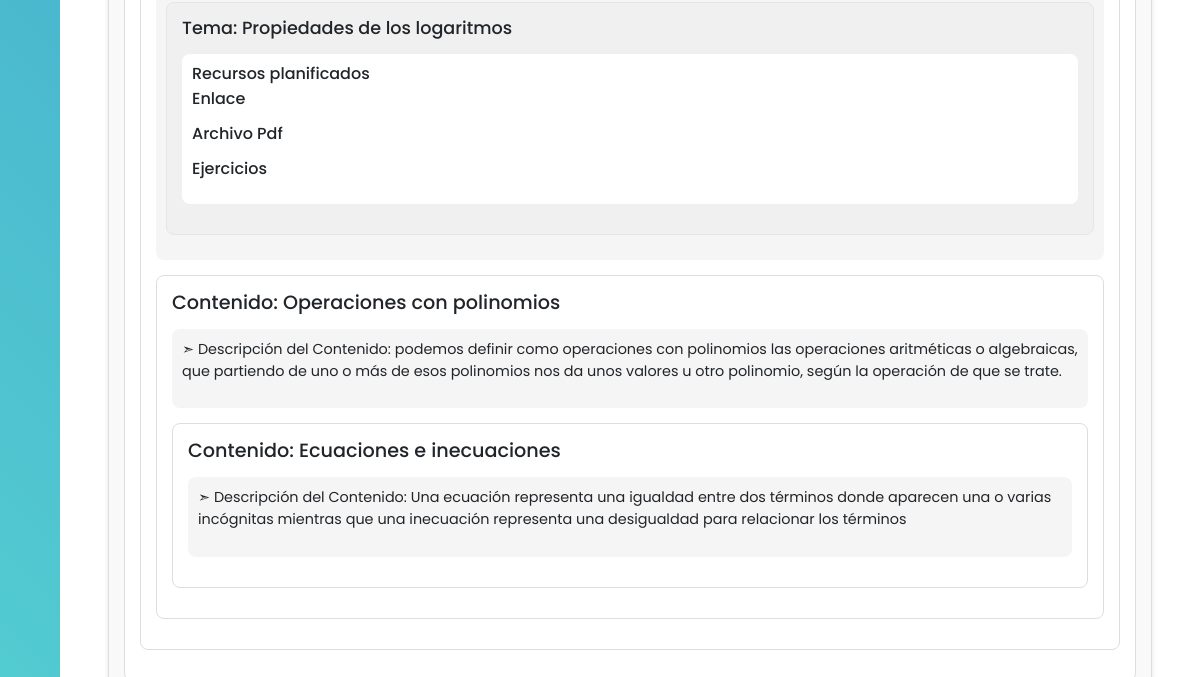
Page /aula/ (signed in, lower part) on the earlier database version.
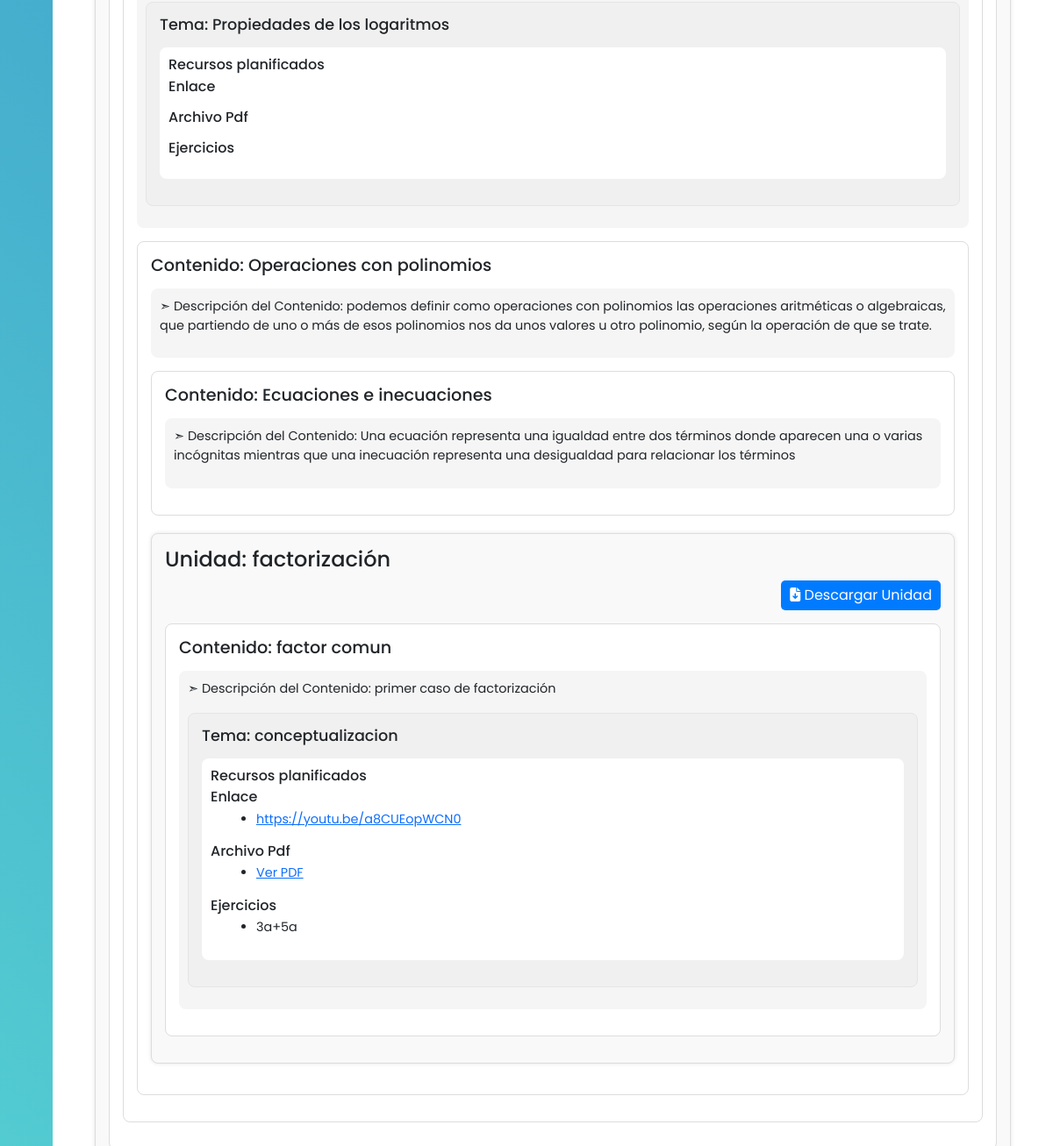
Same page on the later database version.
### tasks/models.py (models this page shows, shortened)
class Tema(models.Model):
    nombre = models.CharField(max_length=100)
    contenido = models.ForeignKey(Contenido, on_delete=models.CASCADE)

class Contenido(models.Model):
    nombre = models.CharField(max_length=100)
    descripcion= models.TextField(blank=True)
    unidad = models.ForeignKey(Unidad, on_delete=models.CASCADE)

class Unidad(models.Model):
    nombre = models.CharField(max_length=100)

class Material(models.Model):
    enlace = models.URLField()
    archivo_pdf = models.FileField(upload_to='pdfs/', validators=[validate_pdf_extension, validate_pdf_size],
                                   default='default.pdf')
    tema = models.ForeignKey(Tema, on_delete=models.CASCADE)  # Relación de uno a muchos con Tema

class Ejercicio(models.Model):
    enunciado = models.TextField()
    opciones = models.JSONField()  # Almacena las opciones de respuesta como un JSON
    respuesta_correcta = models.IntegerField()  # Respuesta correcta en el campo 'opciones'
    material = models.ForeignKey(Material, on_delete=models.CASCADE, default=1)  # Relación con Material

### tasks/views.py (the view)
# urls.py: path('aula/', views.visualizar_contenido, name='aula_documento'),
@login_required
def visualizar_contenido(request):
    unidades = Unidad.objects.all()
    contenidos = Contenido.objects.select_related('unidad').all()
    temas = Tema.objects.select_related('contenido__unidad').all()
    materiales = Material.objects.prefetch_related('tema').all()
    ejercicios = Ejercicio.objects.select_related('material').all()
    context = {
        'unidades': unidades,
        'contenidos': contenidos,
        'temas': temas,
        'materiales': materiales,
        'ejercicios': ejercicios,
    }
    return render(request, 'contenido_material.html', context)

### tasks/context_processors.py (called while the page is built)
def user_email(request):
    user = request.user
    if user.is_authenticated:
        email = user.email
        username = user.username
        first_name = user.first_name
        last_name = user.last_name
    else:
        email = None
        username = None
        first_name = None
        last_name = None
    return {
        'user_email': email,
        'user_username': username,
        'user_first_name': first_name,
        'user_last_name': last_name
    }

### tasks/templates/contenido_material.html (shortened to what this page needs)
{% extends 'profile.html' %}
{% block content %}
{% for unidad in unidades %}
<div class="caja-contenido">
  <h2>Unidad: {{ unidad.nombre }}</h2>
  <div class="btnDescarga">
    <a class="btnImprimir" href="{% url 'imprimir_unidad' unidad.id %}" target="_blank">
      <i class="fa-solid fa-file-arrow-down"></i>
      Descargar Unidad</a>
  </div>
  {% for contenido in contenidos %}
  {% if contenido.unidad == unidad %}
  <div class="caja-contenido-adentro">
    <h3>Contenido: {{ contenido.nombre }}</h3>
    <div class="caja-description">
      <p>➣ Descripción del Contenido: {{ contenido.descripcion }}</p>
      {% for tema in temas %}
      {% if tema.contenido == contenido %}
      <div class="caja-tema">
        <h4>Tema: {{ tema.nombre }}</h4>
        <div class="caja-recursos">
          <h5>Recursos planificados</h5>
          <h5>Enlace</h5>
          <ul>
            {% for material in materiales %}
            {% if material.tema == tema %}
            <li>
              {% if material.enlace %}
              <a href="{{ material.enlace }}" target="_blank">{{ material.enlace }}</a>
              {% endif %}
            </li>
            {% endif %}
            {% endfor %}
          </ul>
          <h5>Archivo Pdf</h5>
          <ul>
            {% for material in materiales %}
            {% if material.tema == tema %}
            <li>
              {% if material.archivo_pdf %}
              <a href="{{ material.archivo_pdf.url }}" target="_blank">Ver PDF</a>
              {% endif %}
            </li>
            {% endif %}
            {% endfor %}
          </ul>
          <h5>Ejercicios</h5>
          <ul>
            {% for ejercicio in ejercicios %}
            {% if ejercicio.material.tema == tema %}
            <li>
              {% if ejercicio.enunciado %}
              {{ ejercicio.enunciado }}
              {% endif %}
            </li>
            {% endif %}
            {% endfor %}
          </ul>
        </div>
      </div>
      {% endif %}
      {% endfor %}
    </div>
    {% endif %}
    {% endfor %}
  </div>
  {% endfor %}
  {% endblock %}

Differences in the rows shown:
added Unidad: nombre "factorización"
added Contenido: nombre "factor comun", descripcion "primer caso de factorización", shown under "factorización"
added Tema: nombre "conceptualizacion", shown under "factor comun"
added Material: enlace "https://youtu.be/a8CUEopWCN0"
added Ejercicio: enunciado "3a+5a"
